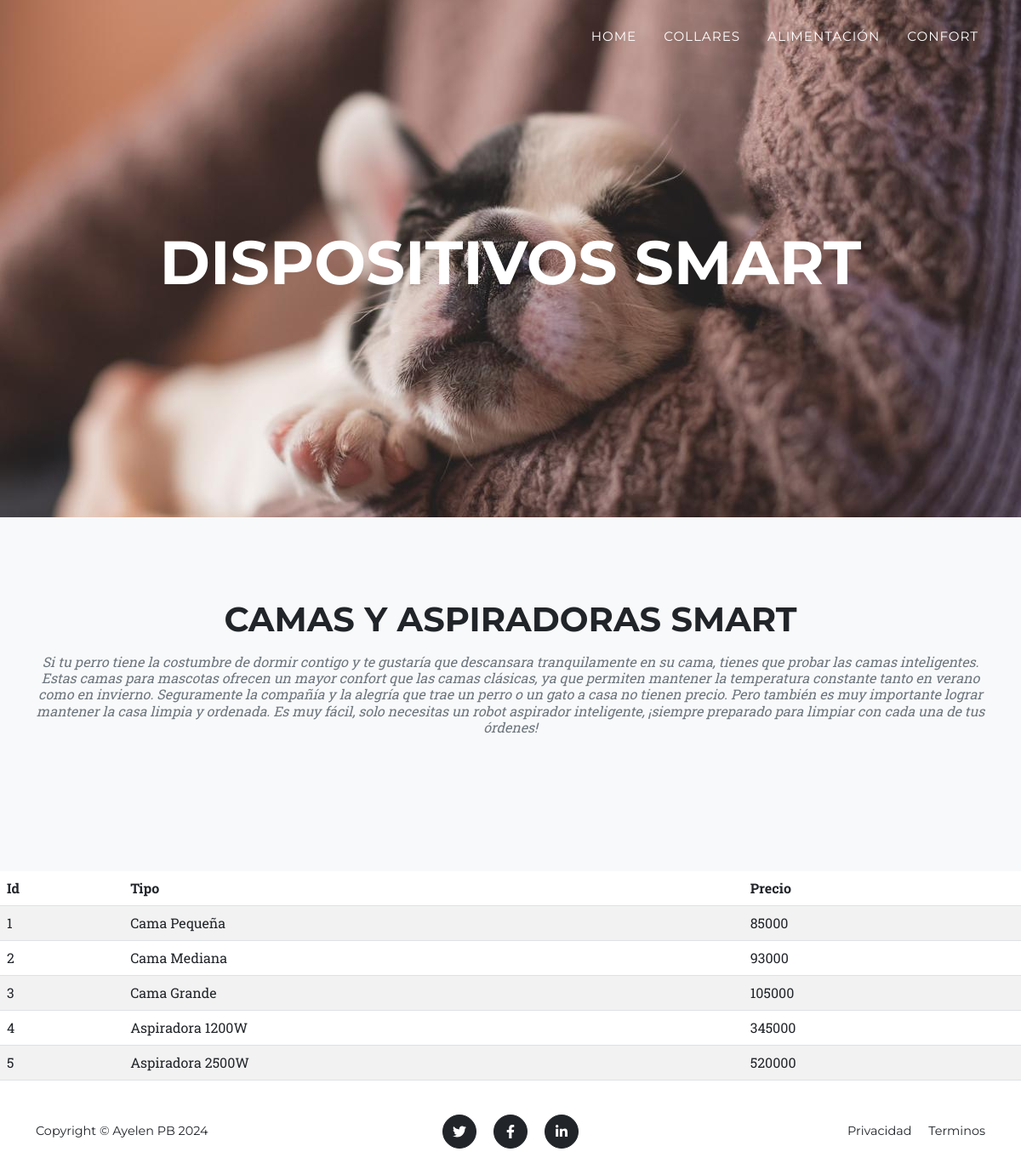
Page /confort/ on the committed database.
### categorias/models.py (models this page shows)
class Confort(models.Model):
    tipo = models.CharField(max_length=50)
    precio = models.IntegerField()

### categorias/views.py (the view)
# urls.py: path('confort/', confort, name="confort"),
def confort(request):
    contexto = {"confort": Confort.objects.all()}
    return render(request, "categorias/confort.html", contexto)

### categorias/templates/categorias/confort.html
{% extends "categorias/index.html" %}
{% load static %}
{% block titulo%}
<div class="masthead-heading text-uppercase">Dispositivos Smart</div>
{% endblock titulo%}
{% block contenido %}
<div class="text-center">
    <section class="page-section bg-light" id="portfolio">
        <div class="container">
            <h2 class="section-heading text-uppercase">Camas y Aspiradoras Smart</h2>
            <h3 class="section-subheading text-muted">Si tu perro tiene la costumbre de dormir contigo y te gustaría que descansara tranquilamente en su cama, tienes que probar las camas inteligentes.
            Estas camas para mascotas ofrecen un mayor confort que las camas clásicas, ya que permiten mantener la temperatura constante tanto en verano como en invierno.
            Seguramente la compañía y la alegría que trae un perro o un gato a casa no tienen precio. Pero también es muy importante lograr mantener la casa limpia y ordenada.
            Es muy fácil, solo necesitas un robot aspirador inteligente, ¡siempre preparado para limpiar con cada una de tus órdenes!</h3>
        </div>
    </section>
</div>
<table class="table table-striped">
    <thead>
        <tr>
            <th>Id</th>
            <th>Tipo</th>
            <th>Precio</th>
        </tr>
    </thead>
    <tbody>
    {% for d in confort  %}
        <tr>
            <td>{{ d.id }}</td>
            <td>{{ d.tipo }}</td>
            <td>{{ d.precio }}</td>
        </tr>
    {% endfor %}
    </tbody>
</table>
{% endblock contenido %}

### rows in the picture
Confort: id "1", tipo "Cama Pequeña", precio "85000"
Confort: id "2", tipo "Cama Mediana", precio "93000"
Confort: id "3", tipo "Cama Grande", precio "105000"
Confort: id "4", tipo "Aspiradora 1200W", precio "345000"
Confort: id "5", tipo "Aspiradora 2500W", precio "520000"
